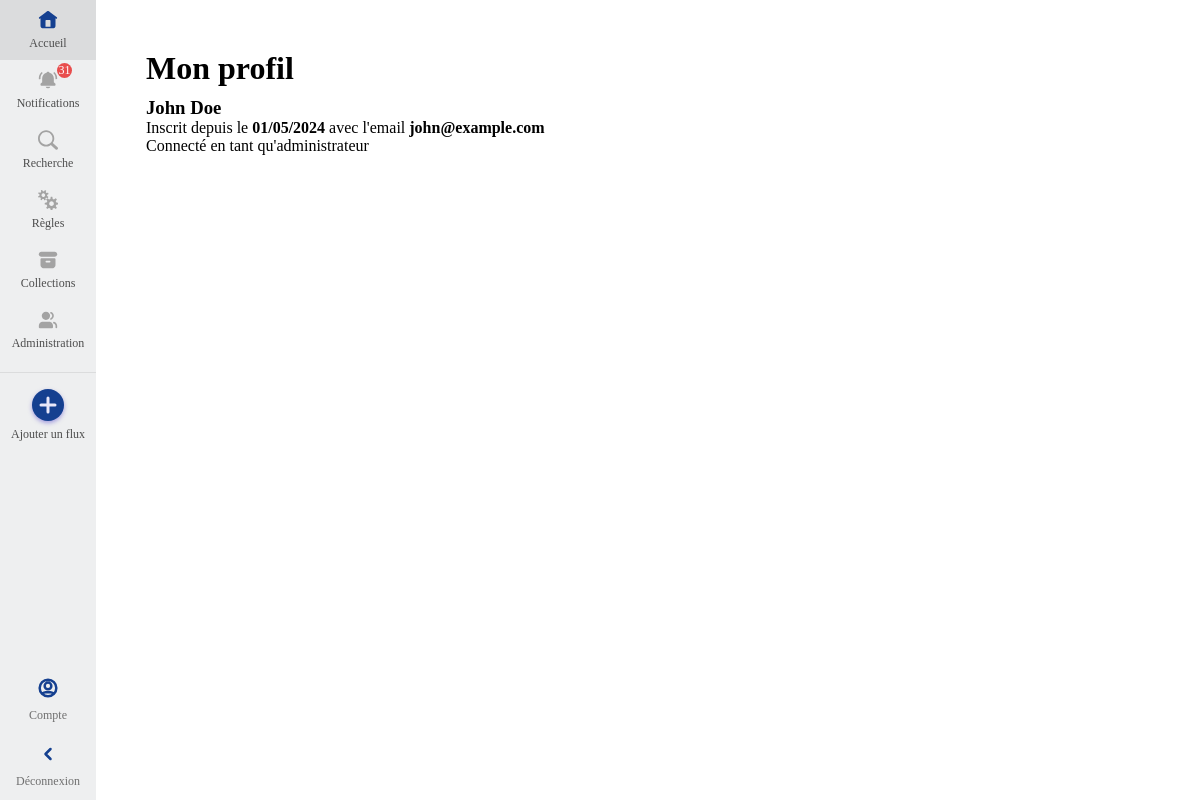
The app's page /compte.php (signed in) with its own data.
### tables this page shows
CREATE TABLE `utilisateur` (
  `id_utilisateur` int NOT NULL AUTO_INCREMENT,
  `nom` varchar(128) NOT NULL,
  `prenom` varchar(128) NOT NULL,
  `email` varchar(255) NOT NULL,
  `hash_password` varchar(255) NOT NULL,
  `date_inscription` int NOT NULL,
  `est_admin` tinyint(1) NOT NULL DEFAULT '0',
  PRIMARY KEY (`id_utilisateur`),
  UNIQUE KEY `mail` (`email`)
);

### public/compte.php (called while the page is built, shortened)
<?php
require_once $_SERVER['DOCUMENT_ROOT'] . "/src/model/UtilisateurModel.php";
$id_utilisateur = $_SESSION["id_utilisateur"];
$utilisateur = UtilisateurModel::getUserDetailsFromId($id_utilisateur);
require_once $_SERVER['DOCUMENT_ROOT'] . "/views/components/side-bar.php";
require_once $_SERVER['DOCUMENT_ROOT'] . "/views/compte.php";

### src/model/UtilisateurModel.php (called while the page is built, shortened)
<?php
class UtilisateurModel
{
    static function getUserDetailsFromId(int $id_utilisateur): array | UserNotFoundException
    {
        $mysqli = Database::connexion();
        $stmt = $mysqli->prepare("SELECT id_utilisateur, nom, prenom, email, date_inscription FROM utilisateur WHERE id_utilisateur = ?");
        $stmt->bind_param("i", $id_utilisateur);
        $stmt->execute();
        $res = $stmt->get_result()->fetch_all(MYSQLI_ASSOC);
        return $res[0];
    }
}

### views/compte.php (the view, shortened to what this page needs)
<!DOCTYPE html>
<html lang="fr">
<head>
    <link rel="stylesheet" href="css/style.css">
    <link rel="stylesheet" href="css/side-bar.css">
    <link rel="stylesheet" href="css/font.css">
    <link rel="stylesheet" href="css/compte.css">
    <link rel="stylesheet" href="css/colors.css">
</head>
<body>
    <div class="container">
        <div>
            <h1>Mon profil</h1>
            <h3><?= $utilisateur["prenom"] ?> <?= $utilisateur["nom"] ?></h3>
            <p>Inscrit depuis le <b><?= date("d/m/Y", $utilisateur["date_inscription"]) ?></b> avec l'email <b><?= $utilisateur["email"] ?></b></p>
            <?php if (isset($_SESSION["is_admin"])) : ?>
                <p>Connecté en tant qu'administrateur</p>
            <?php endif; ?>
        </div>
    </div>
</body>
</html>

### public/css/style.css (style rules this page uses)
* { margin: 0; padding: 0; font-family: 'Fira Sans'; }
body { box-sizing: border-box; height: 100vh; margin: 0; display: grid; grid-template-columns: 96px 325px auto; font-family: 'Fira Sans'; overflow-y: hidden; }

### public/css/compte.css (style rules this page uses)
body { grid-template-columns: 96px auto; }
div.container { height: 100vh; }
div.container>div { padding: 50px; }
h1 { margin-bottom: 10px; }

### public/css/colors.css (style rules this page uses)
:root { --border-color : #00000014; --highlight-color: #154090; --highlight-border-color: #10367c; --highlight-text-color: #032562; --background-color: #eeeff0; --btn-background-color: #f0f0f0; --btn-border-color: #d0d7de; --btn-hover-background-color: #fafafa; --text-secondary-color: #62696f; }

### records on screen
utilisateur: prenom "John", nom "Doe", date_inscription "01/05/2024", email "john@example.com"

### other values on screen
$nb_notifs "31"
